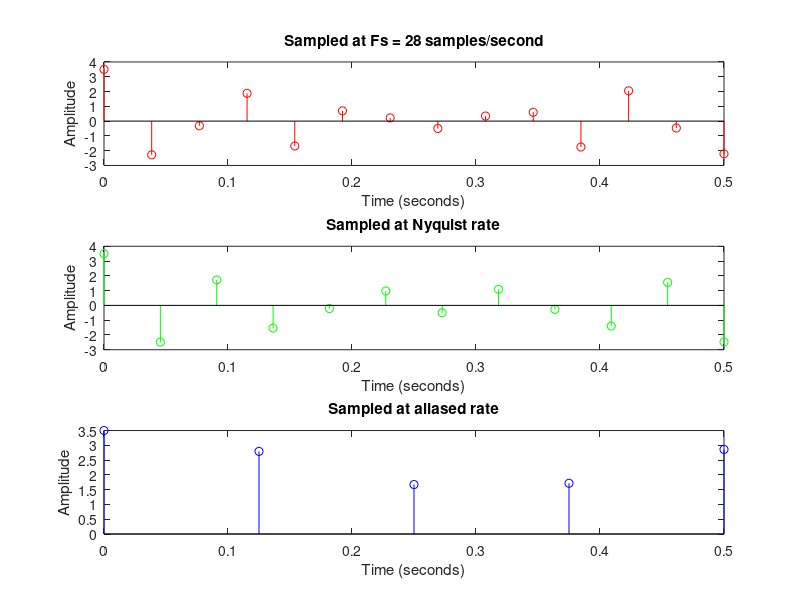

Here is the MATLAB script that generated this plot: (Note: this script raises an error after producing the figure.)
% Defining parameters
A = 1 + mod(580,3);
duration = 0.5; % seconds
orig_samp_rate = 1000; % original samples per second
T = linspace(0, duration, duration * orig_samp_rate);

% Waveform (a)
amp_a = A;
freq_a = 5*A;
y_a = amp_a*cos(2*pi*freq_a*T);

% Waveform (b)
amp_b = A/2;
freq_b = 6*A;
y_b = amp_b*cos(2*pi*freq_b*T);

% Waveform (c)
amp_c = A/4;
freq_c = 10*A;
y_c = amp_c*cos(2*pi*freq_c*T);

% Cumulative waveforms
y_t = y_a + y_b + y_c;

% Sampling frequencies
Fs_a = 14*A; % samples/second
Fs_b = 2*freq_b; % Nyquist rate
Fs_c = freq_c / 2; % Aliased rate

% Sampled signals
s_a = y_t(1 : orig_samp_rate / Fs_a : end);
s_b = y_t(1 : orig_samp_rate / Fs_b : end);
s_c = y_t(1 : orig_samp_rate / Fs_c : end);

% Time for sampled signals
t_a = linspace(0, duration, length(s_a));
t_b = linspace(0, duration, length(s_b));
t_c = linspace(0, duration, length(s_c));

% Plotting sampled signals in subplots
figure;

subplot(3, 1, 1);
stem(t_a, s_a, 'r');
xlabel('Time (seconds)');
ylabel('Amplitude');
title('Sampled at Fs = 28 samples/second');

subplot(3, 1, 2);
stem(t_b, s_b, 'g');
xlabel('Time (seconds)');
ylabel('Amplitude');
title('Sampled at Nyquist rate');

subplot(3, 1, 3);
stem(t_c, s_c, 'b');
xlabel('Time (seconds)');
ylabel('Amplitude');
title('Sampled at aliased rate');

sgtitle('Discrete-Time Waveforms');